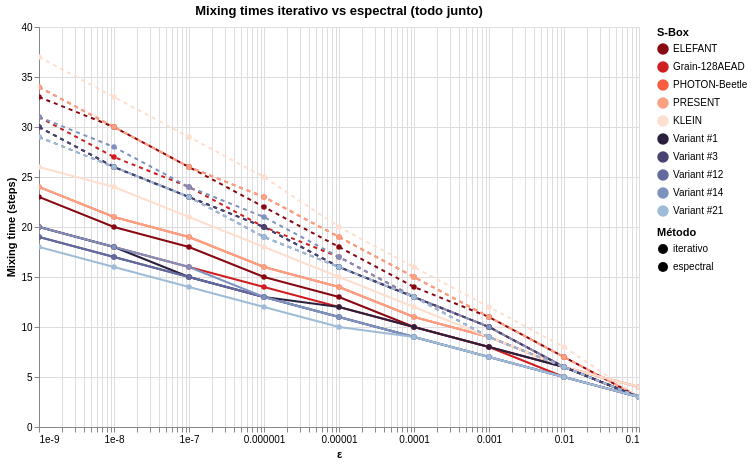

Here is the notebook cell this chart was saved with:
### Code cell
chart_spec = compare_mixing_times_spectrals_altair(
    specs,
    epsilons=[10**(-i) for i in range(1,10)],
    max_steps=10000,
    log_scale=True,
)
chart_spec

### Figure 1 — Vega-Lite specification as saved in the notebook (floating-point values rounded to 4 significant figures; data arrays with more than 128 entries replaced by an {"elided": "..."} marker saying what was removed)
{"config": {"view": {"continuousWidth": 300, "continuousHeight": 300}}, "data": {"name": "data-a62b6d5b8d3dc04530b7591490fc87f4"}, "mark": {"type": "line", "point": true}, "encoding": {"color": {"field": "S-Box", "legend": {"title": "S-Box"}, "scale": {"domain": ["ELEFANT", "Grain-128AEAD", "PHOTON-Beetle", "PRESENT", "KLEIN", "Variant #1", "Variant #3", "Variant #12", "Variant #14", "Variant #21"], "range": ["#880811", "#d01d1f", "#f85d42", "#fca082", "#fedecf", "#2b1f3e", "#494373", "#636a9f", "#7d92bf", "#9ebbd7"]}, "type": "nominal"}, "strokeDash": {"field": "Método", "legend": {"title": "Método"}, "scale": {"domain": ["iterativo", "espectral"], "range": [[], [4, 4]]}, "type": "nominal"}, "tooltip": [{"field": "S-Box", "type": "nominal"}, {"field": "Método", "type": "nominal"}, {"field": "ε", "type": "quantitative"}, {"field": "Mixing time", "type": "quantitative"}], "x": {"field": "ε", "scale": {"type": "log"}, "title": "ε", "type": "quantitative"}, "y": {"field": "Mixing time", "title": "Mixing time (steps)", "type": "quantitative"}}, "height": 400, "params": [{"name": "param_1e9efca18e7a2868", "select": {"type": "interval", "encodings": ["x", "y"]}, "bind": "scales"}], "title": "Mixing times iterativo vs espectral (todo junto)", "width": 600, "$schema": "https://vega.github.io/schema/vega-lite/v6.1.0.json", "datasets": {"data-a62b6d5b8d3dc04530b7591490fc87f4": {"elided": "180 records"}}}
